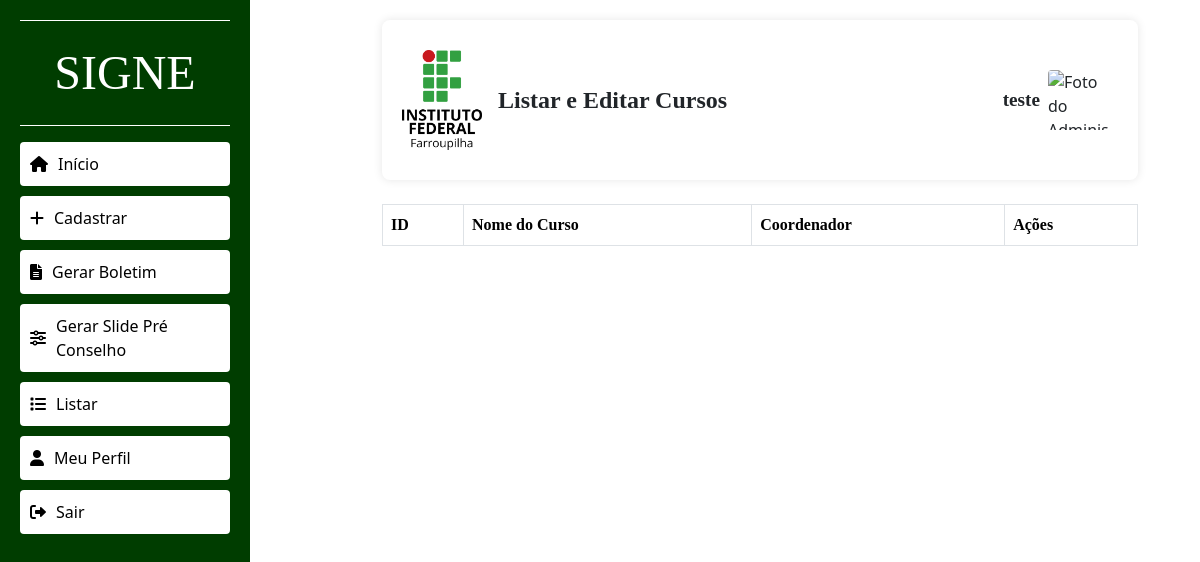
The page /PPI/listar_cursos.php (signed in) on the database as committed earlier.
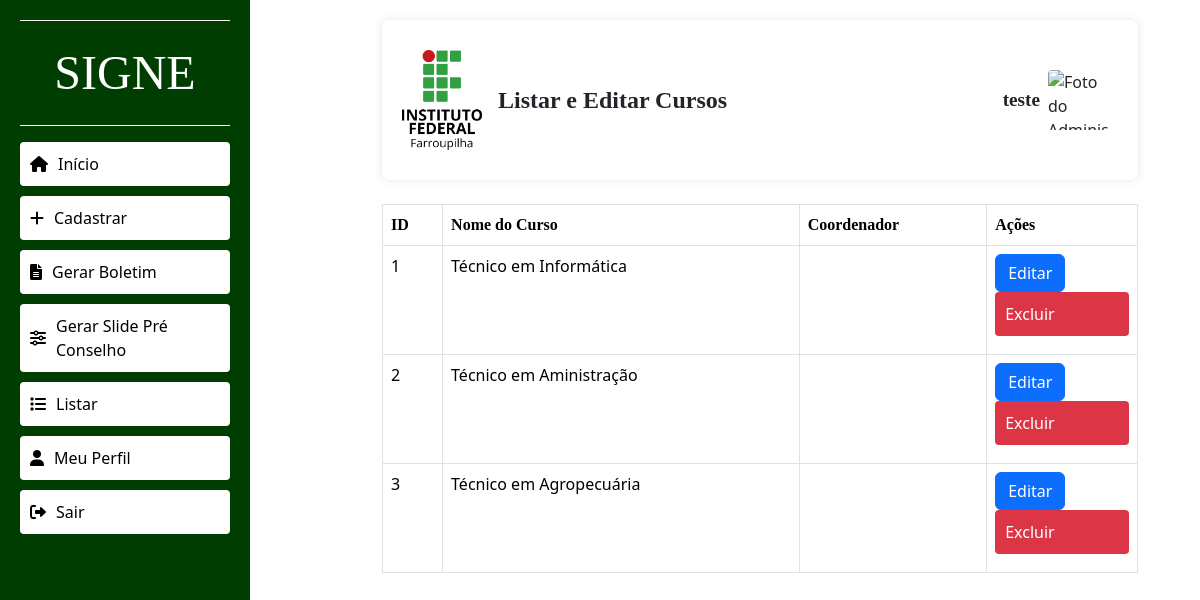
The same page on the database as committed later.
### tables this page shows
CREATE TABLE `cursos` (
    `id` INT AUTO_INCREMENT PRIMARY KEY,
    `nome` VARCHAR(255) NOT NULL,
    `coordenador` VARCHAR(100)
);

### PPI/listar_cursos.php (the view, shortened to what the changed rows need)
<?php
include 'config.php';
$sql = "SELECT cursos.id, cursos.nome, usuarios.username AS coordenador, cursos.coordenador AS coordenador_email
FROM cursos
LEFT JOIN usuarios ON cursos.coordenador = usuarios.email
";
$result = $conn->query($sql);
?>
<!DOCTYPE html>
<html lang="pt-BR">
<head>
    <link href="https://cdn.jsdelivr.net/npm/bootstrap@5.3.3/dist/css/bootstrap.min.css" rel="stylesheet">
    <link href="https://cdnjs.cloudflare.com/ajax/libs/font-awesome/6.0.0-beta3/css/all.min.css" rel="stylesheet">
    <link href="style.css" rel="stylesheet" type="text/css">
</head>
<body>
    <div class="container-fluid">
        <div class="row">
            <div class="col-md-9 main-content">
                <div class="container mt-4">
                    <table class="table table-bordered">
                        <thead>
                            <tr>
                                <th>ID</th>
                                <th>Nome do Curso</th>
                                <th>Coordenador</th>
                                <th>Ações</th>
                            </tr>
                        </thead>
                        <tbody>
                            <?php while ($row = $result->fetch_assoc()): ?>
                                <tr>
                                    <td><?php echo htmlspecialchars($row['id']); ?></td>
                                    <td><?php echo htmlspecialchars($row['nome']); ?></td>
                                    <td><?php echo htmlspecialchars($row['coordenador']); ?></td>
                                    <td>
                                        <button class="btn btn-primary" data-bs-toggle="modal" data-bs-target="#editModal<?php echo $row['id']; ?>">
                                            Editar
                                        </button>
                                        <button class="btn btn-danger" data-bs-toggle="modal" data-bs-target="#deleteModal<?php echo $row['id']; ?>">
                                            Excluir
                                        </button>
                                    </td>
                                </tr>
                            <?php endwhile; ?>
                        </tbody>
                    </table>
                </div>
            </div>
        </div>
    </div>
</body>
</html>

Rows that differ between the two databases and show on the page:
added cursos: id "1", nome "Técnico em Informática"
added cursos: id "2", nome "Técnico em Aministração"
added cursos: id "3", nome "Técnico em Agropecuária"
